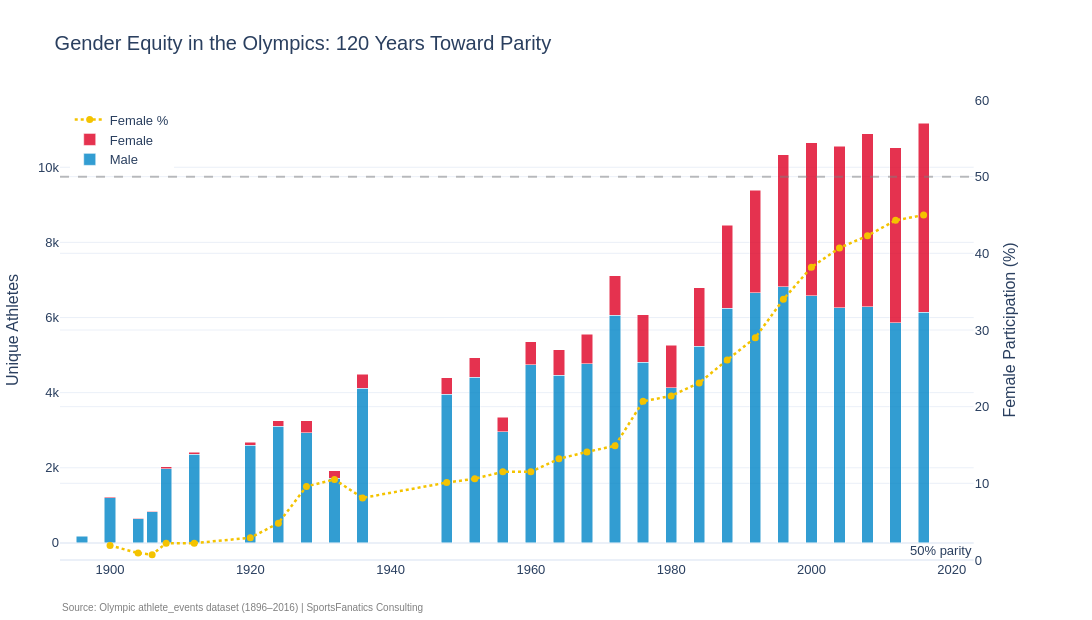

Notebook source saved alongside this figure:
### Markdown cell above
## HERO CHART 2 — Gender Equity Journey (1896–2016)

### Code cell
gender_yr = (
    summer.groupby(['Year','Gender'])['ID'].nunique()
    .reset_index().rename(columns={'ID':'Athletes'})
)
totals = gender_yr.groupby('Year')['Athletes'].sum().rename('Total')
gender_yr = gender_yr.join(totals, on='Year')
gender_yr['Pct'] = (gender_yr['Athletes'] / gender_yr['Total'] * 100).round(1)
female_pct = gender_yr[gender_yr['Gender']=='Female'][['Year','Pct']]

fig = make_subplots(specs=[[{'secondary_y': True}]])

for gender, color in [('Male', OLY['blue']), ('Female', OLY['red'])]:
    sub = gender_yr[gender_yr['Gender']==gender]
    fig.add_trace(go.Bar(
        x=sub['Year'], y=sub['Athletes'], name=gender,
        marker_color=color, opacity=0.8
    ), secondary_y=False)

fig.add_trace(go.Scatter(
    x=female_pct['Year'], y=female_pct['Pct'],
    name='Female %', mode='lines+markers',
    line=dict(color=OLY['yellow'], width=2.5, dash='dot'),
    marker=dict(size=7)
), secondary_y=True)

# 50% parity line
fig.add_hline(y=50, line_dash='dash', line_color='gray', opacity=0.5,
              annotation_text='50% parity', annotation_position='bottom right',
              secondary_y=True)

fig.update_layout(
    title='Gender Equity in the Olympics: 120 Years Toward Parity',
    barmode='stack', legend=dict(x=0.01, y=0.99),
    width=1200, height=620, template='plotly_white'
)
fig.update_yaxes(title_text='Unique Athletes', secondary_y=False)
fig.update_yaxes(title_text='Female Participation (%)', secondary_y=True, range=[0, 60])
fig.add_annotation(
    text=SOURCE_NOTE, xref='paper', yref='paper',
    x=0, y=-0.12, showarrow=False, font=dict(size=10, color='gray')
)
fig.update_layout(**PLOTLY_LAYOUT)
fig.write_html(OUT_FIGS / 'HERO_02_genderEquity.html')
fig.show()
logger.info('HERO 2 saved.')

### Figure 1 — Plotly figure (JSON) as saved in the notebook; plotly's stock layout.template omitted (floating-point values rounded to 4 significant figures)
{"data": [{"marker": {"color": "#0085C7"}, "name": "Male", "opacity": 0.8, "type": "bar", "x": [1896, 1900, 1904, 1906, 1908, 1912, 1920, 1924, 1928, 1932, 1936, 1948, 1952, 1956, 1960, 1964, 1968, 1972, 1976, 1980, 1984, 1988, 1992, 1996, 2000, 2004, 2008, 2012, 2016], "xaxis": "x", "y": [176, 1201, 644, 835, 1980, 2356, 2598, 3100, 2935, 1721, 4123, 3956, 4411, 2963, 4739, 4457, 4775, 6054, 4813, 4136, 5229, 6251, 6663, 6822, 6579, 6257, 6290, 5863, 6145], "yaxis": "y"}, {"marker": {"color": "#DF0024"}, "name": "Female", "opacity": 0.8, "type": "bar", "x": [1900, 1904, 1906, 1908, 1912, 1920, 1924, 1928, 1932, 1936, 1948, 1952, 1956, 1960, 1964, 1968, 1972, 1976, 1980, 1984, 1988, 1992, 1996, 2000, 2004, 2008, 2012, 2016], "xaxis": "x", "y": [23, 6, 6, 44, 53, 78, 156, 312, 201, 361, 446, 521, 384, 613, 680, 783, 1060, 1260, 1123, 1569, 2203, 2723, 3517, 4068, 4300, 4609, 4654, 5034], "yaxis": "y"}, {"line": {"color": "#F4C300", "dash": "dot", "width": 2.5}, "marker": {"size": 7}, "mode": "lines+markers", "name": "Female %", "type": "scatter", "x": [1900, 1904, 1906, 1908, 1912, 1920, 1924, 1928, 1932, 1936, 1948, 1952, 1956, 1960, 1964, 1968, 1972, 1976, 1980, 1984, 1988, 1992, 1996, 2000, 2004, 2008, 2012, 2016], "xaxis": "x", "y": [1.9, 0.9, 0.7, 2.2, 2.2, 2.9, 4.8, 9.6, 10.5, 8.1, 10.1, 10.6, 11.5, 11.5, 13.2, 14.1, 14.9, 20.7, 21.4, 23.1, 26.1, 29.0, 34.0, 38.2, 40.7, 42.3, 44.3, 45.0], "yaxis": "y2"}], "layout": {"annotations": [{"showarrow": false, "text": "50% parity", "x": 1, "xanchor": "right", "xref": "x domain", "y": 50, "yanchor": "top", "yref": "y"}, {"font": {"color": "gray", "size": 10}, "showarrow": false, "text": "Source: Olympic athlete_events dataset (1896–2016) | SportsFanatics Consulting", "x": 0, "xref": "paper", "y": -0.12, "yref": "paper"}], "barmode": "stack", "font": {"family": "Arial", "size": 13}, "height": 620, "legend": {"x": 0.01, "y": 0.99}, "margin": {"b": 60, "l": 60, "r": 60, "t": 100}, "shapes": [{"line": {"color": "gray", "dash": "dash"}, "opacity": 0.5, "type": "line", "x0": 0, "x1": 1, "xref": "x domain", "y0": 50, "y1": 50, "yref": "y2"}], "title": {"font": {"size": 20}, "text": "Gender Equity in the Olympics: 120 Years Toward Parity"}, "width": 1200, "xaxis": {"anchor": "y", "domain": [0.0, 0.94]}, "yaxis": {"anchor": "x", "domain": [0.0, 1.0], "title": {"text": "Unique Athletes"}}, "yaxis2": {"anchor": "x", "overlaying": "y", "range": [0, 60], "side": "right", "title": {"text": "Female Participation (%)"}}}}
